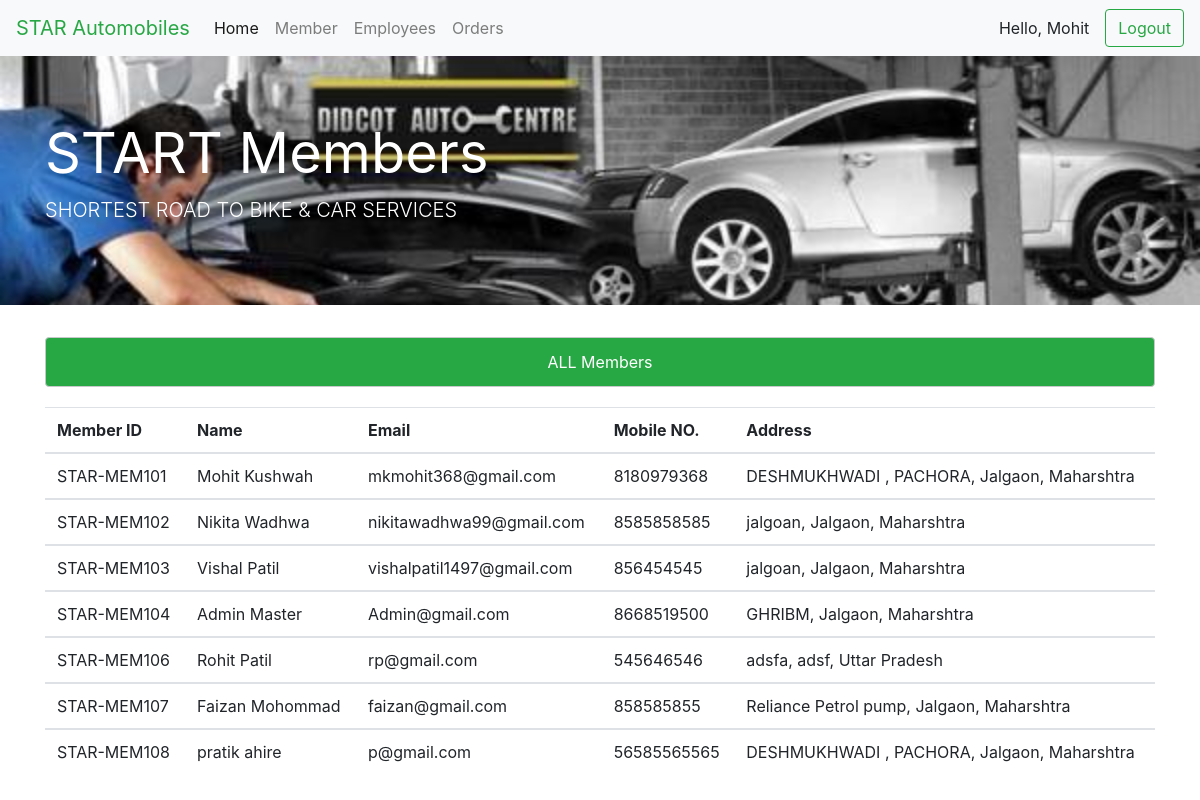
The app's page /Member.php (signed in) with its own data.
### tables this page shows
CREATE TABLE `register` (
  `Id` int(11) NOT NULL,
  `FirstName` varchar(100) NOT NULL,
  `LastName` varchar(100) NOT NULL,
  `Email` varchar(100) NOT NULL,
  `Password` varchar(100) NOT NULL,
  `Mobile` bigint(100) NOT NULL,
  `Address` varchar(100) NOT NULL,
  `City` varchar(100) NOT NULL,
  `State` varchar(100) NOT NULL
);

### Member.php (the view, shortened to what this page needs)
<?php
	include('DBconfig.php');
		$email=$_SESSION['email'];
				$query    = "SELECT * FROM register where Email='$email'";
				$result = mysqli_query($conn,$query);
				while ($row=mysqli_fetch_array($result))
				{
					$FirstName     = $row['FirstName'];
				}
?>
<html>
 <head>
  <link rel="stylesheet" href="boostrap.css">
</head>
<body>
			<nav class="navbar navbar-expand-lg navbar-light bg-light">
			  <a class="navbar-brand" href="#" style="color:#28a745;">STAR Automobiles</a>
			  <div class="collapse navbar-collapse" id="navbarSupportedContent">
			  <ul class="navbar-nav mr-auto">
				 <li class="nav-item active">
					<a class="nav-link" href="Admin.php">Home <span class="sr-only">(current)</span></a>
				  </li>
				   <li class="nav-item">
					<a class="nav-link" href="Member.php">Member</a>
				  </li>
				  <li class="nav-item">
					<a class="nav-link" href="EmployeeDetails.php">Employees</a>
				  </li>
				    <li class="nav-item">
					<a class="nav-link" href="UsersOrders.php">Orders</a>
				  </li>
				</ul>
					<span class="nav-link" ><?php echo "Hello, ". $FirstName; ?></span>
				<a href="Logout.php">
				  <button class="btn btn-outline-success my-2 my-sm-0" type="submit">Logout</button>
				</a>
			  </div>
			</nav>
			<div class="jumbotron jumbotron-fluid" style="background: url('image/4.jpg') no-repeat; background-size:cover ;">
			  <div class="container"  >
				<h1 class="display-4"><span style="color:white;"><b>START Members</b></span></h1>
				<p class="lead"><span style="color:white;">SHORTEST ROAD TO BIKE & CAR SERVICES</span></p>
			  </div>
			</div>
			<div class="container">
			<div class="alert alert-dark" role="alert" style="text-align: center; background-color:#28a745; color:white;">
						ALL Members
			    	</div>
			<table class="table table-hover"  style="margin-top:20px;">
					  <thead>
							<tr>
								<th scope="col">Member ID</th>
								<th scope="col">Name</th>
								<th scope="col">Email</th>
								<th scope="col">Mobile NO.</th>
								<th scope="col">Address</th>
							</tr>
					  </thead>
			<?php
				$query    = "SELECT * FROM `register`";
				$result = mysqli_query($conn,$query);
				if(mysqli_num_rows($result)>0)
				{
					while ($row=mysqli_fetch_array($result))
					{
			?>
					  <tbody>
							<tr>
								<td> <?php  echo "STAR-MEM10".$row['Id']	; ?></td>
								<td> <?php echo $row['FirstName']." ".$row['LastName']	; ?></td>
								<td> <?php echo $row['Email']	; ?></td>
								<td> <?php echo $row['Mobile']	; ?></td>
								<td> <?php echo $row['Address'].", ".$row['City'].", ".$row['State']; ?></td>
							</tr>
					  </tbody>
		<?php
					}
				}
			?>
	  </table>
	  </div>
</body>
</html>

### records on screen
register: FirstName "Mohit", Id "1", LastName "Kushwah", Email "mkmohit368@gmail.com", Mobile "8180979368", Address "DESHMUKHWADI , PACHORA", City "Jalgaon", State "Maharshtra"
register: Id "2", FirstName "Nikita", LastName "Wadhwa", Email "nikitawadhwa99@gmail.com", Mobile "8585858585", Address "jalgoan", City "Jalgaon", State "Maharshtra"
register: Id "3", FirstName "Vishal", LastName "Patil", Email "vishalpatil1497@gmail.com", Mobile "856454545", Address "jalgoan", City "Jalgaon", State "Maharshtra"
register: Id "4", FirstName "Admin", LastName "Master", Email "Admin@gmail.com", Mobile "8668519500", Address "GHRIBM", City "Jalgaon", State "Maharshtra"
register: Id "6", FirstName "Rohit", LastName "Patil", Email "rp@gmail.com", Mobile "545646546", Address "adsfa", City "adsf", State "Uttar Pradesh"
register: Id "7", FirstName "Faizan", LastName "Mohommad", Email "faizan@gmail.com", Mobile "858585855", Address "Reliance Petrol pump", City "Jalgaon", State "Maharshtra"
register: Id "8", FirstName "pratik", LastName "ahire", Email "p@gmail.com", Mobile "56585565565", Address "DESHMUKHWADI , PACHORA", City "Jalgaon", State "Maharshtra"
